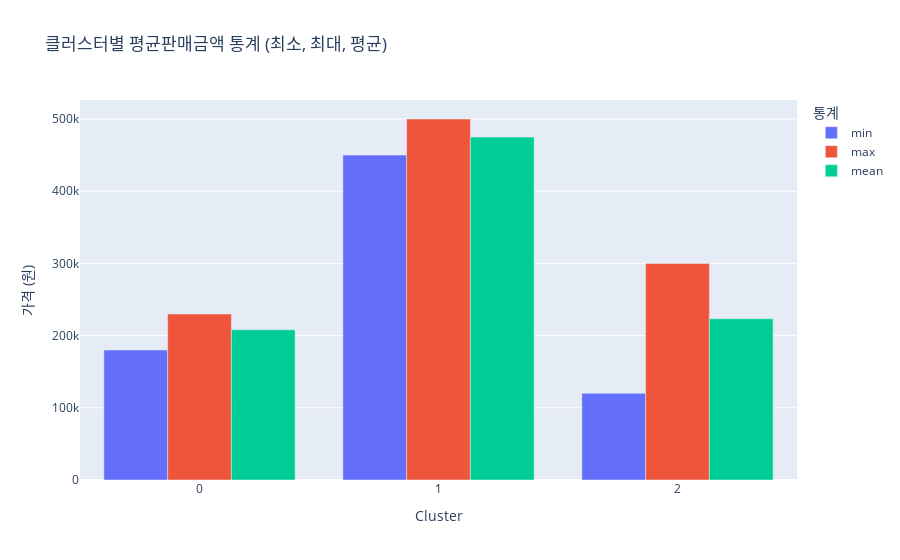
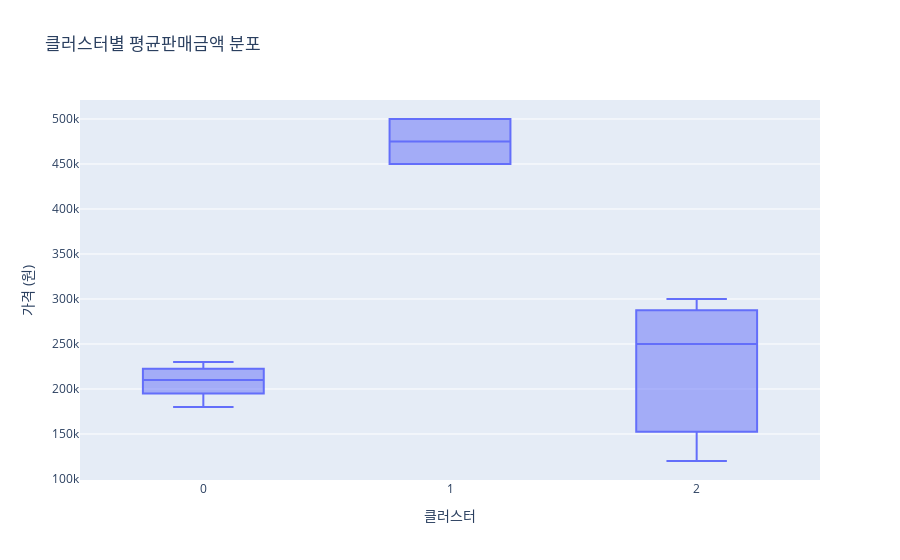
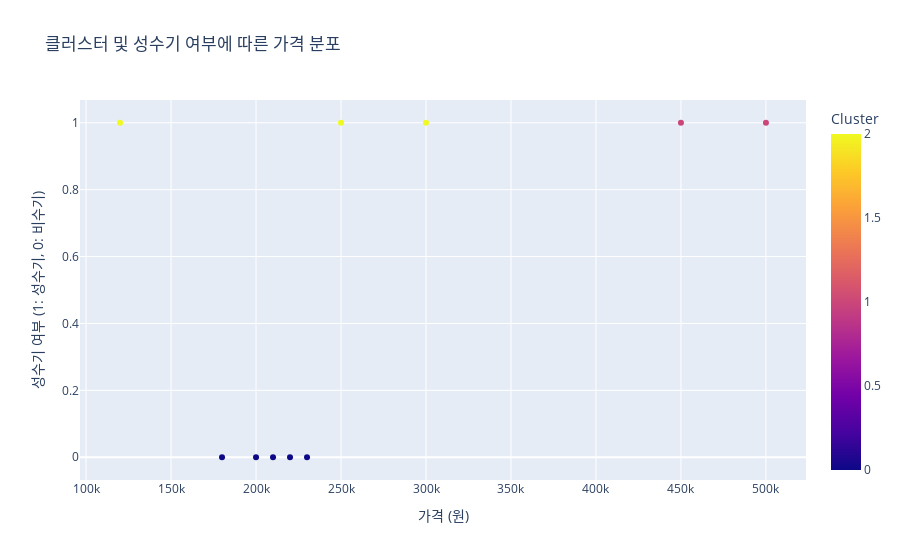

These figures' notebook cell, in order:
### Code cell
import pandas as pd
import numpy as np
import matplotlib.pyplot as plt
import seaborn as sns
from sklearn.cluster import KMeans
from sklearn.preprocessing import StandardScaler
import plotly.express as px
import matplotlib.font_manager as fm

# ============================
# 1. 폰트 설정 (한글 표시를 위해)
# ============================


# NanumBarunGothic 폰트 파일 경로
font_path = "font/NanumBarunGothic.ttf"

# 폰트 파일이 존재하는지 확인
if os.path.exists(font_path):
    try:
        fm.fontManager.addfont(font_path)
        nanum_font = fm.FontProperties(fname=font_path).get_name()
        plt.rcParams["font.family"] = nanum_font
        plt.rcParams["axes.unicode_minus"] = False  # 음수 기호 깨짐 방지
        print(f"폰트가 적용되었습니다: {nanum_font}")
    except Exception as e:
        print(f"폰트 적용 중 오류 발생: {e}")
else:
    print("폰트 파일을 찾을 수 없습니다. 기본 폰트를 사용합니다.")
    # 기본 폰트를 사용하고자 하는 경우 별도 설정 없이 진행하면 됩니다.


# ============================
# 2. 예시 데이터 생성
# ============================
data = {
    '평균판매금액': [120000, 250000, 180000, 220000, 300000, 450000, 200000, 210000, 500000, 230000],
    '성수기여부': [1, 1, 0, 0, 1, 1, 0, 0, 1, 0]
}
df = pd.DataFrame(data)

# ============================
# 3. K-평균 클러스터링
# ============================
# 클러스터링에 사용할 변수: '평균판매금액'과 '성수기여부'
X = df[['평균판매금액', '성수기여부']].values

# 데이터 스케일링
scaler = StandardScaler()
X_scaled = scaler.fit_transform(X)

# K-평균 클러스터링 수행 (클러스터 개수를 3개로 설정)
kmeans = KMeans(n_clusters=3, init='k-means++', max_iter=300, n_init=10, random_state=42)
clusters = kmeans.fit_predict(X_scaled)

# 클러스터링 결과를 원본 DataFrame에 추가
df['Cluster'] = clusters

# ============================
# 4. 그래프 시각화
# ============================

# 4-1. 그룹형 바 차트: 클러스터별 평균 판매 금액 통계
# 클러스터별 최소, 최대, 평균값 계산
df_cluster_stats = df.groupby('Cluster')['평균판매금액'].agg(['min', 'max', 'mean']).reset_index()

fig_bar = px.bar(df_cluster_stats, 
                 x='Cluster', 
                 y=['min', 'max', 'mean'], 
                 barmode='group',
                 title='클러스터별 평균판매금액 통계 (최소, 최대, 평균)',
                 labels={'value':'가격 (원)', 'variable':'통계'})
fig_bar.show()

# 4-2. 박스 플롯: 클러스터별 가격 분포
fig_box = px.box(df, 
                 x='Cluster', 
                 y='평균판매금액', 
                 title='클러스터별 평균판매금액 분포',
                 labels={'평균판매금액':'가격 (원)', 'Cluster':'클러스터'})
fig_box.show()

# 4-3. 산점도: 성수기여부와 평균판매금액의 관계, 클러스터별로 색상 구분
fig_scatter = px.scatter(df, 
                         x='평균판매금액', 
                         y='성수기여부', 
                         color='Cluster',
                         title='클러스터 및 성수기 여부에 따른 가격 분포',
                         labels={'평균판매금액':'가격 (원)', '성수기여부':'성수기 여부 (1: 성수기, 0: 비수기)'})
fig_scatter.show()

# ============================
# 5. 결과 해석 (글로 설명)
# ============================

print("### 클러스터링 결과 해석 ###")
print("1. 그룹형 바 차트: 각 클러스터별로 최소, 최대, 평균 가격을 비교합니다.")
print("   - 예를 들어, 클러스터 0의 경우, 평균 가격이 낮고 가격 변동 폭이 작다면, 이 그룹은 저렴한 숙박업체로 해석할 수 있습니다.")
print("2. 박스 플롯: 각 클러스터 내 데이터의 분포와 이상치를 확인할 수 있습니다.")
print("   - 박스 플롯을 통해 중앙값과 사분위 범위를 알 수 있으며, 이상치가 존재하는 경우 이를 식별할 수 있습니다.")
print("3. 산점도: 성수기 여부와 평균 판매 금액 간의 관계를 보여줍니다.")
print("   - x축은 평균 판매 금액, y축은 성수기 여부(1은 성수기, 0은 비수기)를 나타내며, 색상은 클러스터를 구분합니다.")
print("   - 이를 통해 특정 클러스터가 성수기에 높은 가격대를 보이는지, 비수기에 낮은 가격대를 보이는지 파악할 수 있습니다.")

### Figure 1 — Plotly figure (JSON) as saved in the notebook; plotly's stock layout.template omitted (floating-point values rounded to 4 significant figures)
{"data": [{"alignmentgroup": "True", "hovertemplate": "통계=min<br>Cluster=%{x}<br>가격 (원)=%{y}<extra></extra>", "legendgroup": "min", "marker": {"color": "#636efa", "pattern": {"shape": ""}}, "name": "min", "offsetgroup": "min", "orientation": "v", "showlegend": true, "textposition": "auto", "type": "bar", "x": [0, 1, 2], "xaxis": "x", "y": [180000.0, 450000.0, 120000.0], "yaxis": "y"}, {"alignmentgroup": "True", "hovertemplate": "통계=max<br>Cluster=%{x}<br>가격 (원)=%{y}<extra></extra>", "legendgroup": "max", "marker": {"color": "#EF553B", "pattern": {"shape": ""}}, "name": "max", "offsetgroup": "max", "orientation": "v", "showlegend": true, "textposition": "auto", "type": "bar", "x": [0, 1, 2], "xaxis": "x", "y": [230000.0, 500000.0, 300000.0], "yaxis": "y"}, {"alignmentgroup": "True", "hovertemplate": "통계=mean<br>Cluster=%{x}<br>가격 (원)=%{y}<extra></extra>", "legendgroup": "mean", "marker": {"color": "#00cc96", "pattern": {"shape": ""}}, "name": "mean", "offsetgroup": "mean", "orientation": "v", "showlegend": true, "textposition": "auto", "type": "bar", "x": [0, 1, 2], "xaxis": "x", "y": [208000.0, 475000.0, 223300.0], "yaxis": "y"}], "layout": {"barmode": "group", "legend": {"title": {"text": "통계"}, "tracegroupgap": 0}, "title": {"text": "클러스터별 평균판매금액 통계 (최소, 최대, 평균)"}, "xaxis": {"anchor": "y", "domain": [0, 1], "title": {"text": "Cluster"}}, "yaxis": {"anchor": "x", "domain": [0, 1], "title": {"text": "가격 (원)"}}}}

### Figure 2 — Plotly figure (JSON) as saved in the notebook; plotly's stock layout.template omitted (floating-point values rounded to 4 significant figures)
{"data": [{"alignmentgroup": "True", "hovertemplate": "클러스터=%{x}<br>가격 (원)=%{y}<extra></extra>", "legendgroup": "", "marker": {"color": "#636efa"}, "name": "", "notched": false, "offsetgroup": "", "orientation": "v", "showlegend": false, "type": "box", "x": [2, 2, 0, 0, 2, 1, 0, 0, 1, 0], "x0": " ", "xaxis": "x", "y": [120000, 250000, 180000, 220000, 300000, 450000, 200000, 210000, 500000, 230000], "y0": " ", "yaxis": "y"}], "layout": {"boxmode": "group", "legend": {"tracegroupgap": 0}, "title": {"text": "클러스터별 평균판매금액 분포"}, "xaxis": {"anchor": "y", "domain": [0, 1], "title": {"text": "클러스터"}}, "yaxis": {"anchor": "x", "domain": [0, 1], "title": {"text": "가격 (원)"}}}}

### Figure 3 — Plotly figure (JSON) as saved in the notebook; plotly's stock layout.template omitted (floating-point values rounded to 4 significant figures)
{"data": [{"hovertemplate": "가격 (원)=%{x}<br>성수기 여부 (1: 성수기, 0: 비수기)=%{y}<br>Cluster=%{marker.color}<extra></extra>", "legendgroup": "", "marker": {"color": [2, 2, 0, 0, 2, 1, 0, 0, 1, 0], "coloraxis": "coloraxis", "symbol": "circle"}, "mode": "markers", "name": "", "orientation": "v", "showlegend": false, "type": "scatter", "x": [120000, 250000, 180000, 220000, 300000, 450000, 200000, 210000, 500000, 230000], "xaxis": "x", "y": [1, 1, 0, 0, 1, 1, 0, 0, 1, 0], "yaxis": "y"}], "layout": {"coloraxis": {"colorbar": {"title": {"text": "Cluster"}}, "colorscale": [[0, "#0d0887"], [0.1111, "#46039f"], [0.2222, "#7201a8"], [0.3333, "#9c179e"], [0.4444, "#bd3786"], [0.5556, "#d8576b"], [0.6667, "#ed7953"], [0.7778, "#fb9f3a"], [0.8889, "#fdca26"], [1, "#f0f921"]]}, "legend": {"tracegroupgap": 0}, "title": {"text": "클러스터 및 성수기 여부에 따른 가격 분포"}, "xaxis": {"anchor": "y", "domain": [0, 1], "title": {"text": "가격 (원)"}}, "yaxis": {"anchor": "x", "domain": [0, 1], "title": {"text": "성수기 여부 (1: 성수기, 0: 비수기)"}}}}
